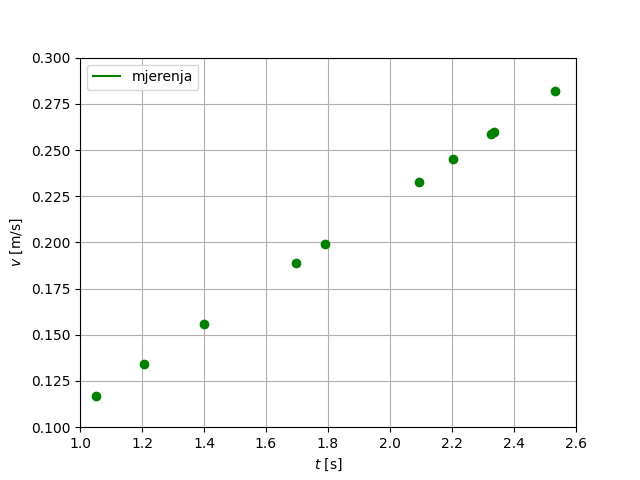

The Python source for this figure:
from turtle import color
import matplotlib.pyplot as plt
import numpy as np
import math

# graf je previse precizan jer je koristena samo jedna vrijednost akcelereacije
# treba izvuc t iz formule

# (t, v) mjerenja
x1, y1 = (1.05, 0.116781)
x2, y2 = (1.206667, 0.134206)
x3, y3 = (1.4, 0.155708)
x4, y4 = (1.696667, 0.188703)
x5, y5 = (1.79, 0.199084)
x6, y6 = (2.093333, 0.23282)
x7, y7 = (2.203333, 0.245055)
x8, y8 = (2.326667, 0.258772)
x9, y9 = (2.336667, 0.259884)
x10, y10 = (2.533333, 0.281757)


fig, ax = plt.subplots()
# ax.plot(x, y, color='red')
plt.plot(x1, y1, 'bo', color="green")
plt.plot(x2, y2, 'bo', color="green")
plt.plot(x3, y3, 'bo', color="green")
plt.plot(x4, y4, 'bo', color="green")
plt.plot(x5, y5, 'bo', color="green")
plt.plot(x6, y6, 'bo', color="green")
plt.plot(x7, y7, 'bo', color="green")
plt.plot(x8, y8, 'bo', color="green")
plt.plot(x9, y9, 'bo', color="green")
plt.plot(x10, y10, 'bo', color="green")


ax.set(xlabel='$t$ [s]', ylabel='$v$ [m/s]')
ax.grid()

ax = plt.gca()
ax.set_xlim([1, 2.6])
ax.set_ylim([0.1, 0.3])


plt.plot(x1, y1, "-b", label="mjerenja", color="green")
plt.legend(loc="upper left")

fig.savefig("vj3_vt.png")

plt.show()